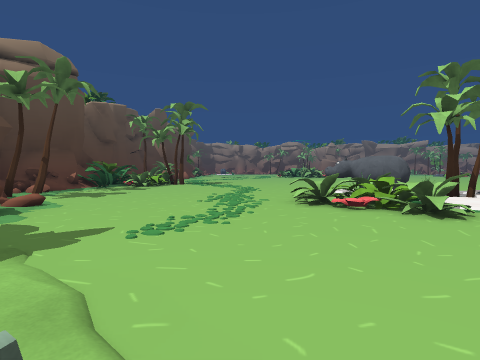
[1] (above)

23 first-person views from a walk through a Unity game level. The camera is 1.4 m above the floor, tilts 2° down and sees 80° across. The floor is counted in squares, 2 m on a side. Each view is taken from the middle of a square. On the plan, view 1 faces up. The plan holds only what a view shows up to about 10 squares ahead; the rest is blank. The place goes on beyond the plan. The player is left out. Some surface patterns are stand-ins.

[2]
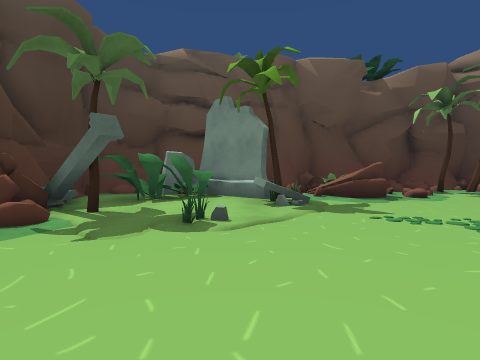

[3]
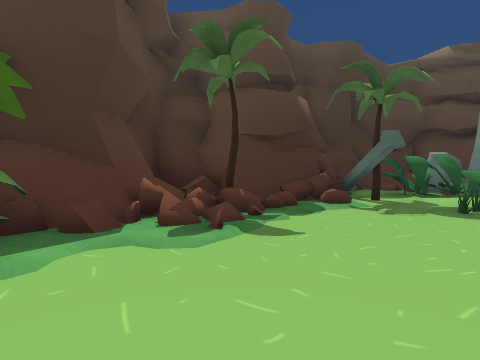

[4]
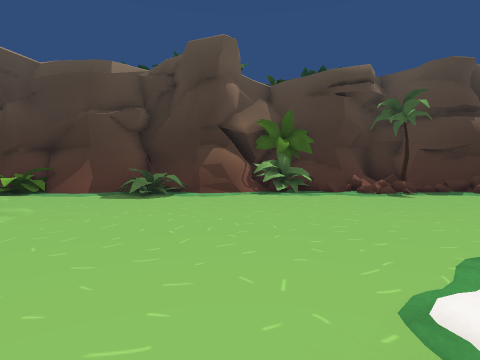

[5]
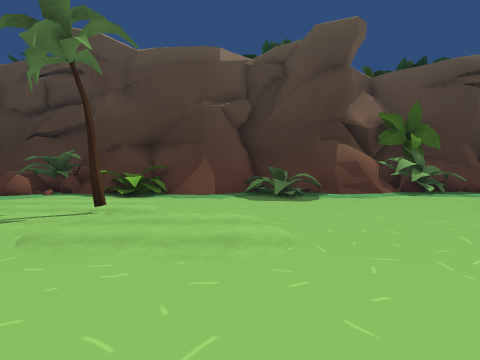

[6]
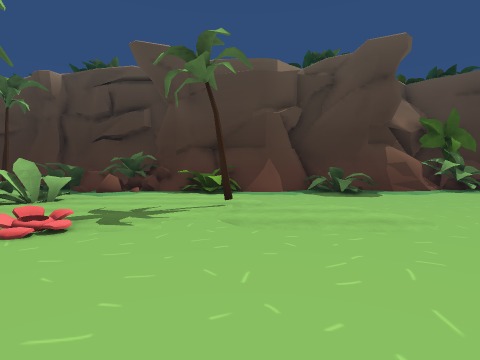

[7]
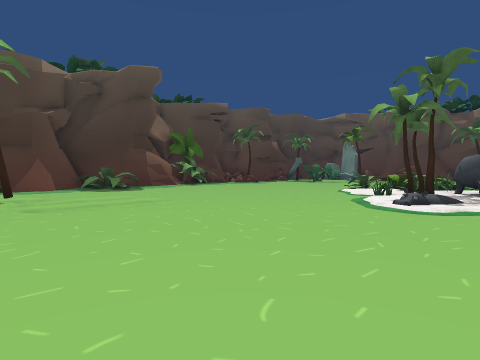

[8]
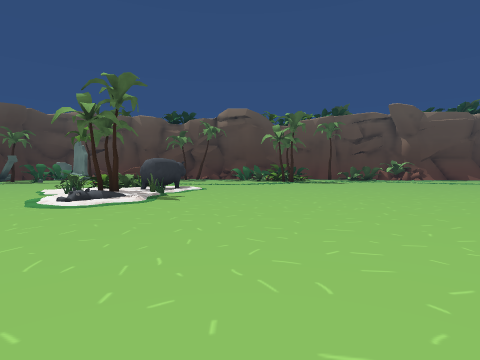

[9]
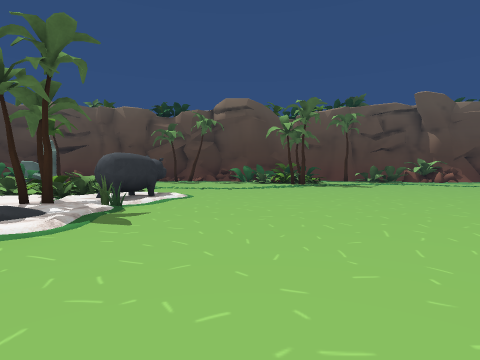

[10]
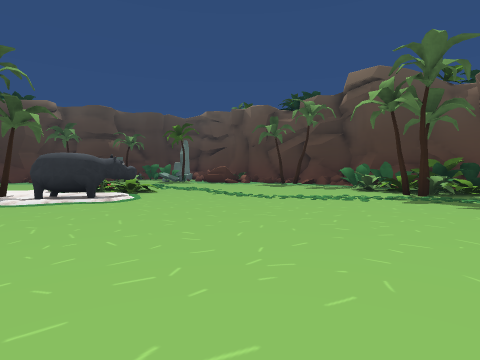

[11]
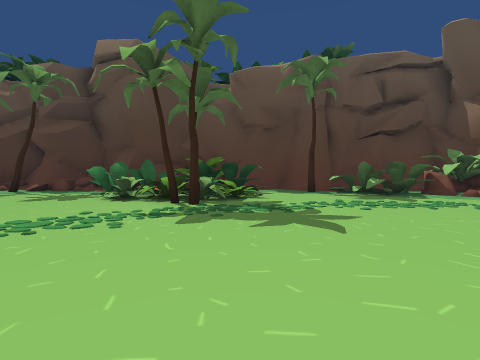

[12]
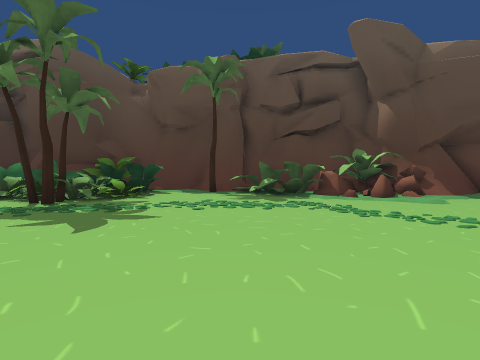

[13]
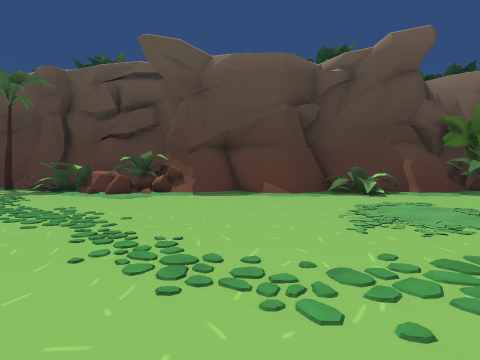

[14]
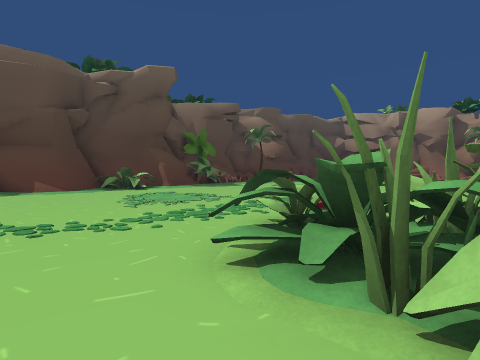

[15]
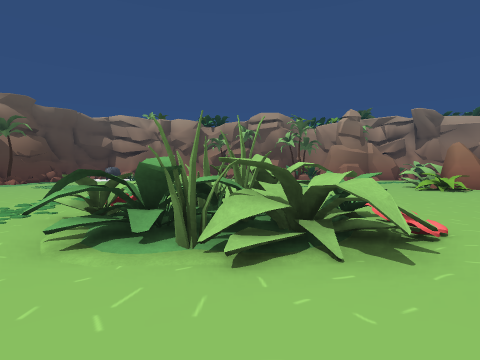

[16]
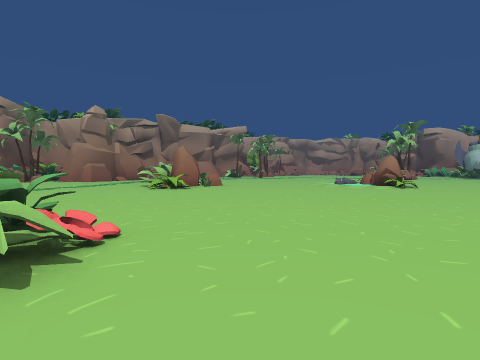

[17]
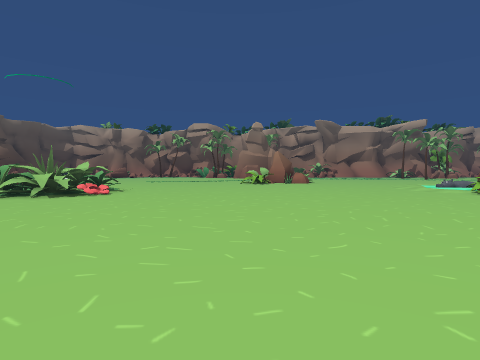

[18]
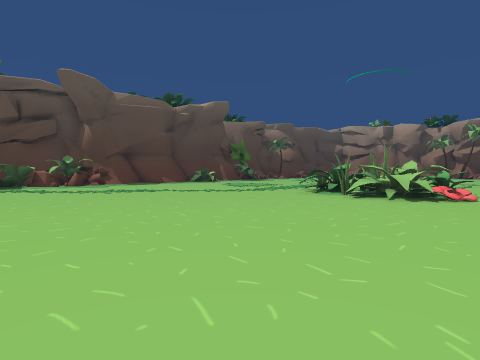

[19]
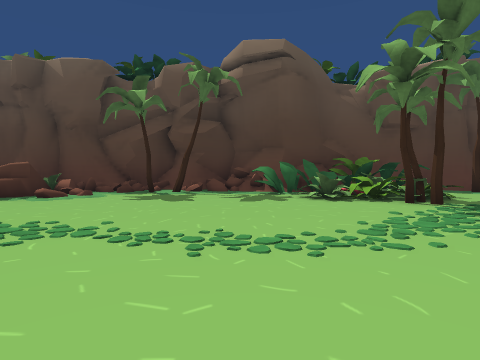

[20]
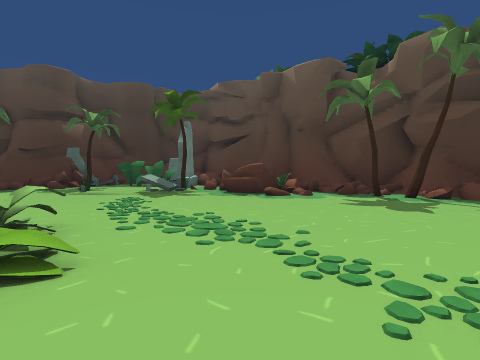

[21]
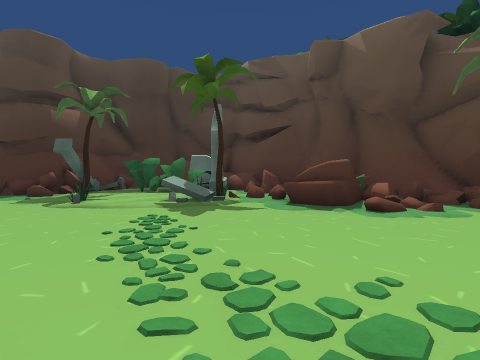

[22]
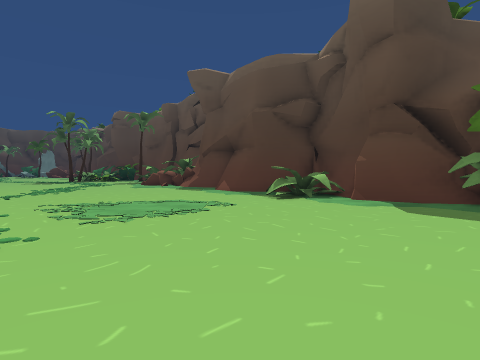

[23]
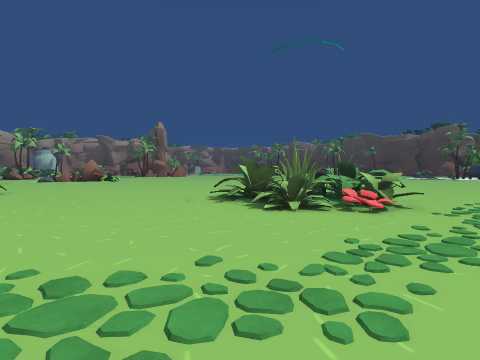

### Floor plan
Key: @ floor where view 1 was taken; # wall or solid block; x gap in a wall; . main floor; : floor 0.25 m higher than the main floor; + floor 0.75 m higher than the main floor; / step, stairs or slope; = window, fence, low wall or low ledge; ^ raised ledge; v drop or lower ground; O other object.
Columns run from 7 left of view 1 to 19 right of it. Each row starts with its distance up from view 1.
 33  OO ........... ....OO
 32 ##O................./.
 31  ##...................
 30  ##...................
 29  #O.........O..........
 28  #=O..  ...OOOO...........
 27  ##........OOOOO..........O
 26   #.........OOO............
 25  ##...........O............
 24  #/........................
 23 ##^.....................
 22 #OO.....................
 21 #O#=...................
 20 ##O...................
 19 #OO.............. ...
 18 #O...............  .
 17 #O.............
 16 #...............
 15 #OOO..............
 14 #OOOO..............
 13 #OO+................
 12 ^OOO.................
 11 #OO...................
 10 =#...................
  9 #=........OO/O./......
  8 #O.......OOO.O/.......
  7 #O.......+OOOO.O......
  6 #=#......OO  O........
  5 #=##.....OO//..........
  4 #O==......O............O
  3 #=:.O....................
  2 #=##OO...................
  1 #=##O...............O...OO
  0 #=#O..O@................O.
 -1 # OOO.O..............O....
 -2 #= OO^x..x#.OO##OO.##O/=O#O
 -3 ####O#v#O+#######v######OOO
 -4  vv     #####   ###     O
 -5         ##

Positions as (right, up) in squares from view 1, and headings:
1: (0, 0), facing up
2: (3, 1), facing left
3: (5, 1), facing down-left
4: (7, 7), facing down
5: (11, 6), facing down
6: (13, 7), facing down
7: (14, 9), facing down-left
8: (14, 11), facing left
9: (11, 11), facing left
10: (6, 16), facing down-left
11: (3, 15), facing left
12: (3, 18), facing left
13: (4, 25), facing left
14: (6, 24), facing up-left
15: (6, 23), facing up
16: (7, 23), facing up-right
17: (12, 18), facing up
18: (9, 18), facing up-left
19: (3, 10), facing left
20: (2, 10), facing down-left
21: (1, 7), facing down-left
22: (2, 33), facing down-left
23: (2, 33), facing down-right
